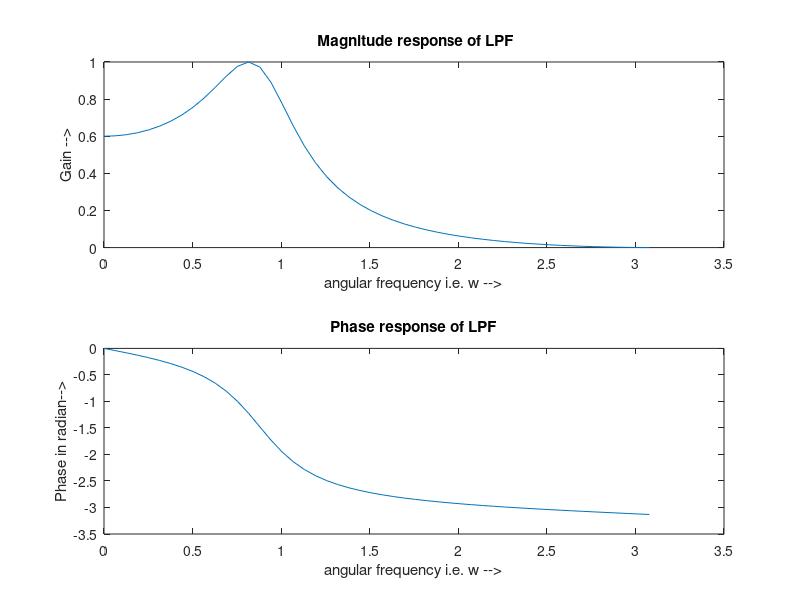
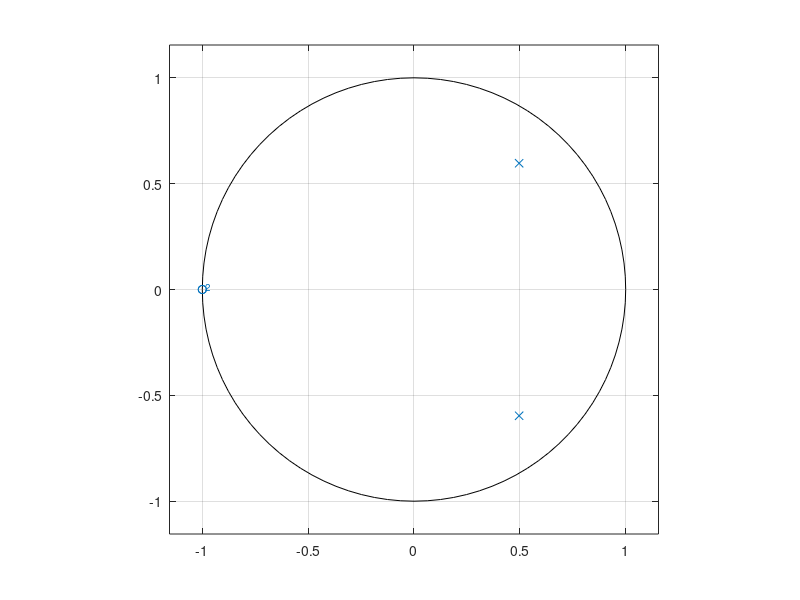

Here is the MATLAB script that generated these plots, in order:
clc  
clear all  
close all  
 
wp = 0.35*pi;  
ws = 0.7*pi; 

T=1;

omegap = (2/T)*tan(wp/2);  
omegas = (2/T)*tan(ws/2);  

delp = 0.6;  
dels = 0.1;  

alphap = -20*log10(delp);  
alphas = -20*log10(dels);  

[N omegac] = cheb1ord(omegap,omegas,alphap,alphas,'s');  
[b	a] = cheby1(N,alphap,omegac,'s');  
tf(b,a) 

[c	d] = bilinear(b,a,(1/T)); 
[h w] = freqz(c,d,50);  
tf(c,d,-1)

mag = abs(h);  
phase = angle(h); 

subplot(2,1,1)  
plot(w,mag);  
xlabel('angular frequency i.e. w -->');  
ylabel('Gain -->');  
title(' Magnitude response of LPF');  

subplot(2,1,2);
plot(w,phase);  
xlabel('angular frequency i.e. w -->'); 
ylabel('Phase in radian-->');  
title('Phase response of LPF');  

[z p] = tf2zp(c,d)  
figure(2);  
zplane(c,d); 
 
